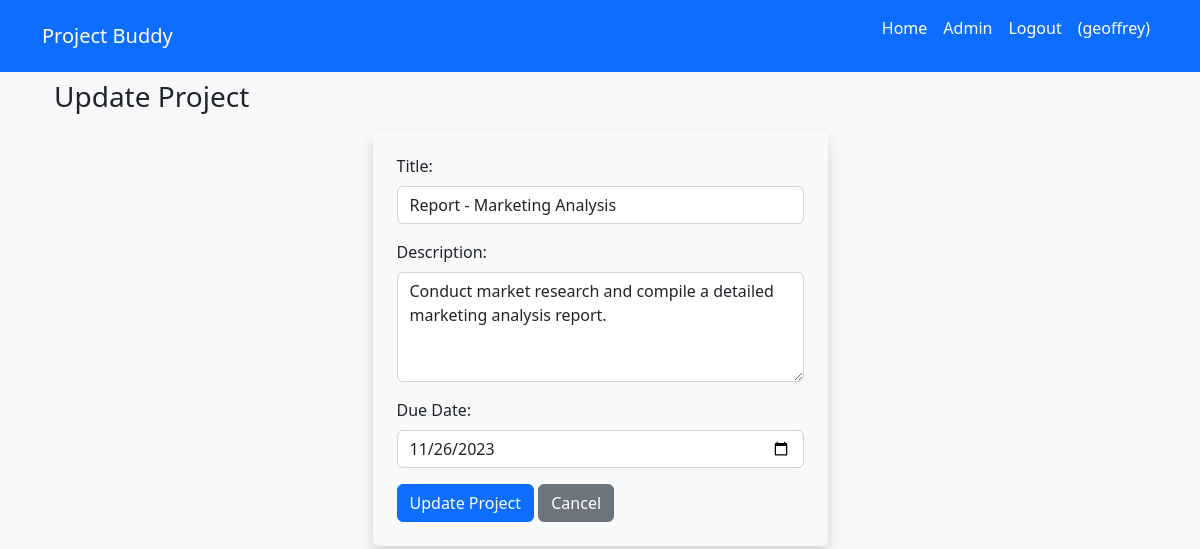
Page /projects/2/update/ (signed in) on the earlier database version.
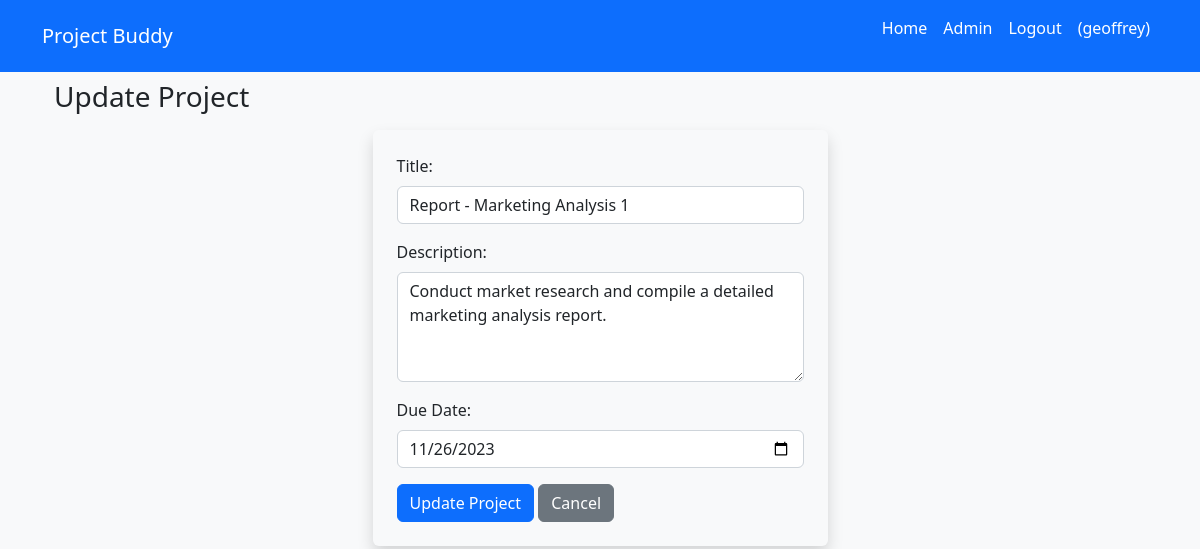
Same page on the later database version.
### task_list/models.py (models this page shows, shortened)
class Project(models.Model):
    title = models.CharField(max_length=255)
    description = models.TextField(blank=True)
    created_at = models.DateTimeField(auto_now_add=True)
    due_date = models.DateField(null=True, blank=True)
    owner = models.ForeignKey(User, on_delete=models.CASCADE)

### task_list/views.py (the view)
# urls.py: path('<int:project_id>/update/', views.project_update, name='project_update'),
@login_required
def project_update(request, project_id):
    project = get_object_or_404(Project, pk=project_id)
    if request.method == 'POST':
        form = ProjectForm(request.POST, instance=project)
        if form.is_valid():
            project.save()
            return redirect('project_detail', project_id=project_id)
        else:
            messages.error(request, 'Please correct the error below.')
    else:
        form = ProjectForm(instance=project)
    return render(request, 'project_edit.html', {'project': project} )

### task_list/templates/project_edit.html (shortened to what this page needs)
{% extends 'base.html' %}
{% block content %}
  <div class="container mt-2">
    <h3>Update Project</h3>
    <form class="col-12 col-md-5 mx-auto p-4 shadow rounded mt-3" method="post" action="{% url 'project_update' project_id=project.id %}">
      <div class="mb-3">
        <label for="title" class="form-label">Title:</label>
        <input type="text" class="form-control" id="title" name="title" value="{{ project.title }}" required />
      </div>
      <div class="mb-3">
        <label for="description" class="form-label">Description:</label>
        <textarea class="form-control" id="description" name="description" rows="4">{{ project.description }}</textarea>
      </div>
      <div class="mb-3">
        <label for="due_date" class="form-label">Due Date:</label>
        <input type="date" class="form-control" id="due_date" name="due_date" value="{{ project.due_date|date:'Y-m-d' }}" required />
      </div>
      <button type="submit" class="btn btn-primary">Update Project</button>
      <a href="{% url 'project_list' %}" class="btn btn-secondary">Cancel</a>
    </form>
  </div>
{% endblock %}

Differences in the rows shown:
changed Project "Conduct market research and compile a detailed marketing analysis report.": title "Report - Marketing Analysis" → "Report - Marketing Analysis 1"
